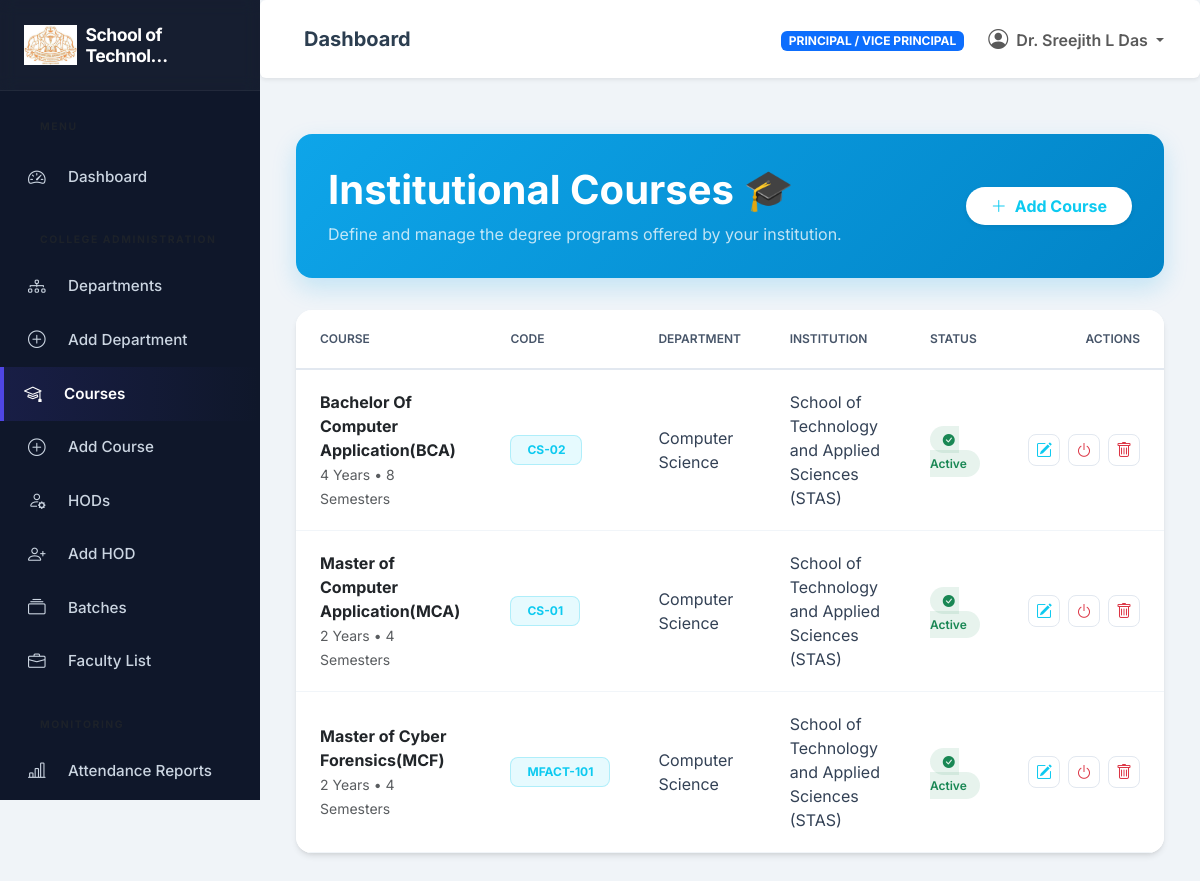
/courses/ (signed in), run on the app's committed database.
### institutions/models.py (models this page shows, shortened)
class Institution(models.Model):
    institution_name = models.CharField(max_length=255)
    institution_code = models.CharField(max_length=50, unique=True)
    location = models.TextField()
    principal = models.OneToOneField(settings.AUTH_USER_MODEL, on_delete=models.SET_NULL, null=True, blank=True, related_name='principal_of', limit_choices_to={'role': 'INSTITUTION_ADMIN'})
    vice_principal = models.OneToOneField(settings.AUTH_USER_MODEL, on_delete=models.SET_NULL, null=True, blank=True, related_name='vice_principal_of', limit_choices_to={'role': 'INSTITUTION_ADMIN'})
    contact_email = models.EmailField()
    contact_phone = models.CharField(max_length=20, null=True, blank=True)
    logo = models.ImageField(upload_to='institutions/logos/', null=True, blank=True)
    established_date = models.DateField(null=True, blank=True)
    is_active = models.BooleanField(default=True)
    created_at = models.DateTimeField(auto_now_add=True)
    updated_at = models.DateTimeField(auto_now=True)
    @property
    def name(self):
        return self.institution_name

### accounts/models.py (models this page shows, shortened)
class User(AbstractUser):
    class Role(models.TextChoices):
        SUPER_ADMIN = 'SUPER_ADMIN', 'CPAS Admin'
        INSTITUTION_ADMIN = 'INSTITUTION_ADMIN', 'Principal / Vice Principal'
        HOD = 'HOD', 'HOD'
        FACULTY = 'FACULTY', 'Faculty'
        STUDENT = 'STUDENT', 'Student'
    email = models.EmailField(_('email address'), unique=True)
    role = models.CharField(max_length=20, choices=Role.choices, default=Role.STUDENT)
    phone_number = models.CharField(max_length=15, blank=True, null=True)
    profile_picture = models.ImageField(upload_to='profiles/', null=True, blank=True)
    USERNAME_FIELD = 'email'
    REQUIRED_FIELDS = []
    objects = CustomUserManager()
    @property
    def is_super_admin(self):
        return self.role == self.Role.SUPER_ADMIN or self.is_superuser
    @property
    def is_institution_admin(self):
        return self.role == self.Role.INSTITUTION_ADMIN
    @property
    def is_hod(self):
        return self.role == self.Role.HOD
    @property
    def is_faculty(self):
        return self.role == self.Role.FACULTY
    @property
    def is_student(self):
        return self.role == self.Role.STUDENT

### courses/models.py (models this page shows, shortened)
class Course(models.Model):
    institution = models.ForeignKey(Institution, on_delete=models.CASCADE, related_name='courses')
    department = models.ForeignKey(Department, on_delete=models.CASCADE, related_name='courses')
    course_name = models.CharField(max_length=255)
    course_code = models.CharField(max_length=50)
    duration_years = models.PositiveIntegerField(default=3)
    total_semesters = models.PositiveIntegerField(default=6)
    intake_capacity = models.PositiveIntegerField(default=60)
    description = models.TextField(blank=True, null=True, help_text="Detailed overview of the course.")
    eligibility = models.TextField(blank=True, null=True, help_text="Eligibility criteria for admission.")
    is_featured = models.BooleanField(default=False, help_text="Display this course on the public homepage featured section.")
    icon_class = models.CharField(max_length=50, default='bi-mortarboard', help_text="Bootstrap icon class (e.g. bi-laptop, bi-shield-lock, bi-cpu).")
    is_active = models.BooleanField(default=True)
    created_at = models.DateTimeField(auto_now_add=True)
    class Meta:
        unique_together = (('department', 'course_code'), ('institution', 'course_code'))
        ordering = ['created_at']

### departments/models.py (models this page shows, shortened)
class Department(models.Model):
    institution = models.ForeignKey(Institution, on_delete=models.CASCADE, related_name='departments')
    department_name = models.CharField(max_length=255)
    department_code = models.CharField(max_length=50)
    hod = models.ForeignKey(User, on_delete=models.SET_NULL, null=True, blank=True, related_name='managed_departments', limit_choices_to={'role': 'HOD'})
    description = models.TextField(blank=True, null=True)
    is_active = models.BooleanField(default=True)
    created_at = models.DateTimeField(auto_now_add=True)
    updated_at = models.DateTimeField(auto_now=True)
    class Meta:
        unique_together = ('institution', 'department_code')

### courses/views.py (the view)
# urls.py: path('', views.CourseListView.as_view(), name='course_list'),
class CourseListView(LoginRequiredMixin, HODRequiredMixin, ListView):
    model = Course
    template_name = 'courses/course_list.html'
    context_object_name = 'courses'
    def get_queryset(self):
        qs = Course.objects.select_related('department', 'institution').order_by('course_name')
        user = self.request.user
        if user.is_institution_admin:
            inst = getattr(user, 'principal_of', getattr(user, 'vice_principal_of', None))
            qs = qs.filter(institution=inst)
        elif user.is_hod:
            depts = user.managed_departments.all()
            qs = qs.filter(department__in=depts)
        return qs

### courses/templates/courses/course_list.html (shortened to what this page needs)
{% extends 'base_dashboard.html' %}
{% block dashboard_content %}
<div class="container-fluid py-2">
    <div class="course-header-card d-flex justify-content-between align-items-center flex-wrap">
        <div>
            <h1 class="fw-bold mb-2">Institutional Courses 🎓</h1>
            <p class="mb-0 opacity-75">Define and manage the degree programs offered by your institution.</p>
        </div>
        <div class="mt-3 mt-md-0">
            <a href="{% url 'courses:course_add' %}" class="btn btn-white bg-white text-info fw-bold rounded-pill px-4 shadow-sm">
                <i class="bi bi-plus-lg me-2"></i>Add Course
            </a>
        </div>
    </div>
    <div class="table-modern">
        <div class="table-responsive">
            <table class="table table-borderless mb-0">
                <thead>
                    <tr>
                        <th>Course</th>
                        <th>Code</th>
                        <th>Department</th>
                        <th>Institution</th>
                        <th>Status</th>
                        <th class="text-end">Actions</th>
                    </tr>
                </thead>
                <tbody>
                    {% for course in courses %}
                    <tr>
                        <td>
                            <div class="fw-bold text-dark">{{ course.course_name }}</div>
                            <small class="text-muted">{{ course.duration_years }} Years • {{ course.total_semesters }} Semesters</small>
                        </td>
                        <td><span class="badge bg-info bg-opacity-10 text-info px-3 py-2 rounded-3 border border-info border-opacity-25">{{ course.course_code }}</span></td>
                        <td>{{ course.department.department_name }}</td>
                        <td>{{ course.institution.institution_name }}</td>
                        <td>
                            {% if course.is_active %}
                            <span class="course-badge bg-success bg-opacity-10 text-success"><i class="bi bi-check-circle-fill me-1"></i> Active</span>
                            {% else %}
                            <span class="course-badge bg-secondary bg-opacity-10 text-secondary"><i class="bi bi-pause-circle-fill me-1"></i> Inactive</span>
                            {% endif %}
                        </td>
                        <td class="text-end">
                            <div class="d-flex justify-content-end gap-2">
                                <a href="{% url 'courses:course_edit' course.pk %}" class="action-btn text-info" title="Edit Course">
                                    <i class="bi bi-pencil-square"></i>
                                </a>
                                <form method="post" action="{% url 'courses:course_toggle' course.pk %}" class="d-inline">
                                    <button type="submit" class="action-btn {% if course.is_active %}text-danger{% else %}text-success{% endif %}" title="Toggle Status">
                                        <i class="bi bi-power"></i>
                                    </button>
                                </form>
                                <form method="post" action="{% url 'courses:course_delete' course.pk %}" class="d-inline" onsubmit="return confirm('Are you sure you want to PERMANENTLY delete this course? This will also delete all associated semesters and subjects.');">
                                    <button type="submit" class="action-btn text-danger" title="Delete Course">
                                        <i class="bi bi-trash"></i>
                                    </button>
                                </form>
                            </div>
                        </td>
                    </tr>
                    {% empty %}
                    <tr><td colspan="6" class="text-center py-5 text-muted"><i class="bi bi-journal-bookmark fs-1 d-block mb-2"></i>No courses found.</td></tr>
                    {% endfor %}
                </tbody>
            </table>
        </div>
    </div>
</div>
{% endblock %}

### templates/includes/sidebar.html (shortened to what this page needs)
<nav id="sidebar">
    <div class="sidebar-header">
        <a href="{% url 'dashboard:index' %}" class="text-decoration-none">
            <h4 class="mb-0 fw-bold d-flex align-items-center text-white">
                {% if current_institution and current_institution.logo %}
                    <img src="{{ current_institution.logo.url }}" alt="{{ current_institution.name }}" class="me-2" style="max-height: 40px; width: auto; object-fit: contain;">
                {% else %}
                    <i class="bi bi-mortarboard-fill me-2 text-primary"></i>
                {% endif %}
                <span style="font-size: 1.1rem; letter-spacing: -0.5px;">
                    {% if current_institution %}
                        {{ current_institution.name|truncatechars:18 }}
                    {% else %}
                        CPAS ERP
                    {% endif %}
                </span>
            </h4>
        </a>
    </div>
    <ul class="list-unstyled components">
        <p class="text-uppercase fw-bold ms-3 mb-2 text-muted" style="font-size:0.65rem;">Menu</p>
        <li class="{% if '/dashboard/' in request.path %}active{% endif %}">
            {% if user.is_super_admin %}
                <a href="{% url 'dashboard:admin_dashboard' %}"><i class="bi bi-speedometer2 me-2"></i> Dashboard</a>
            {% elif user.is_institution_admin %}
                <a href="{% url 'dashboard:principal_dashboard' %}"><i class="bi bi-speedometer2 me-2"></i> Dashboard</a>
            {% elif user.is_hod %}
                <a href="{% url 'dashboard:hod_dashboard' %}"><i class="bi bi-speedometer2 me-2"></i> Dashboard</a>
            {% elif user.is_faculty %}
                <a href="{% url 'dashboard:faculty_dashboard' %}"><i class="bi bi-speedometer2 me-2"></i> Dashboard</a>
            {% elif user.is_student %}
                <a href="{% url 'dashboard:student_dashboard' %}"><i class="bi bi-speedometer2 me-2"></i> Dashboard</a>
            {% else %}
                <a href="{% url 'accounts:login' %}"><i class="bi bi-speedometer2 me-2"></i> Dashboard</a>
            {% endif %}
        </li>
        {% if user.is_institution_admin %}
        <p class="text-uppercase fw-bold ms-3 mt-3 mb-1 text-muted" style="font-size:0.65rem;">College Administration</p>
        <li><a href="{% url 'departments:department_list' %}"><i class="bi bi-diagram-3 me-2"></i> Departments</a></li>
        <li><a href="{% url 'departments:department_add' %}"><i class="bi bi-plus-circle me-2"></i> Add Department</a></li>
        <li><a href="{% url 'courses:course_list' %}"><i class="bi bi-mortarboard me-2"></i> Courses</a></li>
        <li><a href="{% url 'courses:course_add' %}"><i class="bi bi-plus-circle me-2"></i> Add Course</a></li>
        <li><a href="{% url 'departments:manage_hods' %}"><i class="bi bi-person-gear me-2"></i> HODs</a></li>
        <li><a href="{% url 'departments:add_hod' %}"><i class="bi bi-person-plus me-2"></i> Add HOD</a></li>
        <li><a href="{% url 'students:batch_list' %}"><i class="bi bi-collection me-2"></i> Batches</a></li>
        <li><a href="{% url 'faculty:faculty_list' %}"><i class="bi bi-briefcase me-2"></i> Faculty List</a></li>
        <p class="text-uppercase fw-bold ms-3 mt-3 mb-1 text-muted" style="font-size:0.65rem;">Monitoring</p>
        <li><a href="{% url 'attendance:attendance_report' %}"><i class="bi bi-bar-chart-line me-2"></i> Attendance Reports</a></li>
        <li><a href="{% url 'examinations:exam_list' %}"> Examinations</a></li>
        {% endif %}
    </ul>
</nav>

### templates/includes/navbar.html (shortened to what this page needs)
<nav class="navbar navbar-expand-lg navbar-light bg-white rounded shadow-sm mb-4 p-3">
    <div class="container-fluid">
        <h5 class="mb-0 ms-3 fw-bold text-gray-800 d-none d-md-block">
            {% block page_title %}Dashboard{% endblock %}
        </h5>
        <div class="collapse navbar-collapse d-flex justify-content-end" id="navbarSupportedContent">
            <ul class="nav navbar-nav ml-auto align-items-center">
                <li class="nav-item me-3">
                    <span class="badge bg-primary text-uppercase px-2 py-1">{{ user.get_role_display }}</span>
                </li>
                <li class="nav-item dropdown">
                    <a class="nav-link dropdown-toggle fw-semibold" href="#" id="navbarDropdown" role="button" data-bs-toggle="dropdown">
                        <i class="bi bi-person-circle fs-5 me-1"></i> {{ user.get_full_name|default:user.email }}
                    </a>
                </li>
            </ul>
        </div>
    </div>
</nav>

### data on the page
Institution: logo (picture), name "School of Technol…"
User: role "PRINCIPAL / VICE PRINCIPAL", get_full_name "Dr. Sreejith L Das"
Course: course_name "Bachelor Of Computer Application(BCA)", duration_years "4", total_semesters "8", course_code "CS-02", department.department_name "Computer Science", institution.institution_name "School of Technology and Applied Sciences (STAS)", is_active True (drawn)
Course: course_name "Master of Computer Application(MCA)", duration_years "2", total_semesters "4", course_code "CS-01", department.department_name "Computer Science", institution.institution_name "School of Technology and Applied Sciences (STAS)", is_active True (drawn)
Course: course_name "Master of Cyber Forensics(MCF)", duration_years "2", total_semesters "4", course_code "MFACT-101", department.department_name "Computer Science", institution.institution_name "School of Technology and Applied Sciences (STAS)", is_active True (drawn)
